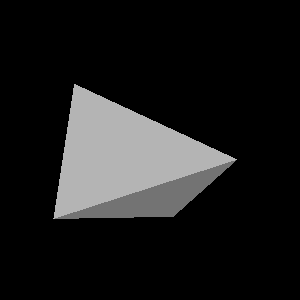

This figure's Python source:
#!/usr/bin/env python

# Demonstrate vtkGeometryFilter on degenerated hexahedrons (tetrahedra
# stored as hexahedra with repeated point IDs), with red backfaces to
# detect missing external faces.

import os

# Factory overrides
import vtkmodules.vtkInteractionStyle  # noqa: F401
import vtkmodules.vtkRenderingFreeType  # noqa: F401
import vtkmodules.vtkRenderingOpenGL2  # noqa: F401

from vtkmodules.vtkFiltersGeometry import vtkGeometryFilter
from vtkmodules.vtkIOXML import vtkXMLUnstructuredGridReader
from vtkmodules.vtkRenderingCore import (
    vtkActor,
    vtkPolyDataMapper,
    vtkProperty,
    vtkRenderWindow,
    vtkRenderWindowInteractor,
    vtkRenderer,
)

data_dir = os.environ.get("VPE_DATA_DIR", os.path.dirname(os.path.abspath(__file__)))

# Read degenerated hexahedron mesh
reader = vtkXMLUnstructuredGridReader()
reader.SetFileName(os.path.join(data_dir, "degenerated-hexahedrons.vtu"))

# Geometry filter
geom_filter = vtkGeometryFilter()
geom_filter.SetInputConnection(reader.GetOutputPort())

# Mapper
mapper = vtkPolyDataMapper()
mapper.SetInputConnection(geom_filter.GetOutputPort())

# Red backface property to detect missing external faces
backface_prop = vtkProperty()
backface_prop.SetColor(255, 0, 0)

actor = vtkActor()
actor.SetMapper(mapper)
actor.SetBackfaceProperty(backface_prop)

# Renderer
renderer = vtkRenderer()
renderer.AddActor(actor)

# Window
render_window = vtkRenderWindow()
render_window.AddRenderer(renderer)
render_window.SetWindowName("filter degenerated cells")

# Interactor
interactor = vtkRenderWindowInteractor()
interactor.SetRenderWindow(render_window)

# Scene
renderer.ResetCamera()
cam = renderer.GetActiveCamera()
cam.Azimuth(-90)

interactor.Initialize()
interactor.Start()
